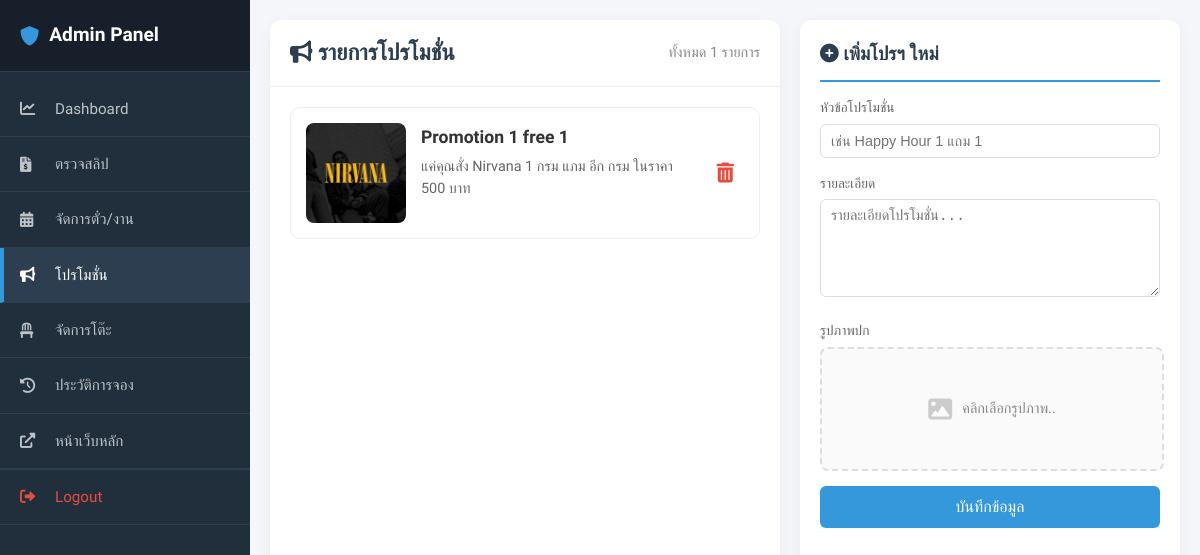
The page /admin/manage_promotions.php (signed in) on the database its author committed.
### tables this page shows
CREATE TABLE `promotions` (
  `id` int(11) NOT NULL,
  `title` varchar(100) NOT NULL,
  `details` text DEFAULT NULL,
  `image_url` varchar(255) DEFAULT NULL,
  `created_at` timestamp NOT NULL DEFAULT current_timestamp()
);

### admin/manage_promotions.php (the view, shortened to what this page needs)
<?php
require '../db.php';
?>
<!DOCTYPE html>
<html lang="th">
<head>
    <link rel="stylesheet" href="../style.css">
    <link rel="stylesheet" href="https://cdnjs.cloudflare.com/ajax/libs/font-awesome/6.0.0/css/all.min.css">
</head>
<body>
    <div class="admin-layout">
        <?php require 'sidebar.php'; ?>
        <div class="main-content">
            <div class="list-section">
                <div class="list-header">
                    <h2 style="margin:0; font-size:1.4rem; color:#2c3e50;"><i class="fas fa-bullhorn"></i> รายการโปรโมชั่น</h2>
                    <span style="font-size:0.9rem; color:#888;">ทั้งหมด <?= $pdo->query("SELECT count(*) FROM promotions")->fetchColumn() ?> รายการ</span>
                </div>
                <div class="list-container">
                    <?php
                    $stmt = $pdo->query("SELECT * FROM promotions ORDER BY id DESC");
                    while ($row = $stmt->fetch()):
                        $img = $row['image_url'] ? "../" . $row['image_url'] : "https://via.placeholder.com/80";
                    ?>
                        <div class="promo-item">
                            <img src="<?= $img ?>" class="promo-img">
                            <div style="flex:1;">
                                <h4 style="margin:0 0 5px; font-size:1.1rem; color:#333;"><?= $row['title'] ?></h4>
                                <p style="margin:0; color:#666; font-size:0.9rem; line-height:1.5;"><?= $row['details'] ?></p>
                            </div>
                            <a href="?delete=<?= $row['id'] ?>" onclick="return confirm('ยืนยันการลบ?')" style="color:#e74c3c; align-self:center; padding:10px;">
                                <i class="fas fa-trash-alt fa-lg"></i>
                            </a>
                        </div>
                    <?php endwhile; ?>
                </div>
            </div>
            <div class="form-section">
                <h3><i class="fas fa-plus-circle"></i> เพิ่มโปรฯ ใหม่</h3>
                <form method="post" enctype="multipart/form-data">
                    <label>หัวข้อโปรโมชั่น</label>
                    <input type="text" name="title" required placeholder="เช่น Happy Hour 1 แถม 1">
                    <label>รายละเอียด</label>
                    <textarea name="details" rows="5" placeholder="รายละเอียดโปรโมชั่น..."></textarea>
                    <label>รูปภาพปก</label>
                    <label class="upload-box" for="promo_img">
                        <i class="fas fa-image"></i>
                        <span>คลิกเลือกรูปภาพ..</span>
                    </label>
                    <button type="submit" name="add_promo" class="btn">บันทึกข้อมูล</button>
                </form>
            </div>
        </div>
    </div>
</body>
</html>

### style.css (style rules this page uses)
:root { --primary: #222; --accent: #d35400; --bg: #f9f9f9; --white: #ffffff; --shadow: 0 4px 20px rgba(0, 0, 0, 0.05); }
body { font-family: 'Kanit', sans-serif; background-color: var(--bg); margin: 0; color: #333; line-height: 1.6; }

### admin/manage_promotions.php (style rules this page uses)
body { margin: 0; background-color: #f4f6f9; font-family: 'Kanit', sans-serif; overflow: hidden; height: 100vh; }
.admin-layout { display: flex; height: 100vh; }
.main-content { flex: 1; padding: 20px; display: flex; gap: 20px; height: calc(100vh - 40px); box-sizing: border-box; }
.list-section { flex: 6; background: #fff; border-radius: 12px; box-shadow: 0 4px 15px rgba(0, 0, 0, 0.05); display: flex; flex-direction: column; overflow: hidden; }
.list-header { padding: 15px 20px; border-bottom: 1px solid #eee; display: flex; justify-content: space-between; align-items: center; background: #fff; }
.list-container { flex: 1; overflow-y: auto; padding: 20px; }
.promo-item { display: flex; gap: 15px; border: 1px solid #eee; border-radius: 10px; padding: 15px; margin-bottom: 15px; transition: all 0.3s; background: #fff; }
.promo-img { width: 100px; height: 100px; object-fit: cover; border-radius: 8px; }
.form-section { flex: 4; background: #fff; border-radius: 12px; box-shadow: 0 4px 15px rgba(0, 0, 0, 0.05); padding: 20px; overflow-y: auto; display: flex; flex-direction: column; }
.form-section h3 { margin-top: 0; margin-bottom: 15px; color: #2c3e50; border-bottom: 2px solid #3498db; padding-bottom: 10px; display: inline-block; }
label { display: block; margin-bottom: 5px; font-size: 0.85rem; color: #666; font-weight: 500; }
input[type="text"], textarea { width: 100%; padding: 8px 10px; margin-bottom: 15px; border: 1px solid #ddd; border-radius: 6px; box-sizing: border-box; font-size: 0.9rem; }
.btn { background: #3498db; color: white; padding: 12px; border: none; border-radius: 6px; cursor: pointer; width: 100%; font-size: 1rem; transition: background 0.3s; }
.upload-box { width: 100%; height: 120px; border: 2px dashed #ddd; border-radius: 8px; display: flex; align-items: center; justify-content: center; cursor: pointer; position: relative; overflow: hidden; transition: all 0.3s ease; margin-bottom: 15px; background: #fafafa; flex-direction: row; gap: 10px; }
.upload-box i { font-size: 1.5rem; color: #ccc; }
.upload-box span { font-size: 0.9rem; color: #888; }

### rows shown on the page
promotions: image_url (picture), title "Promotion 1 free 1", details "แค่คุณสั่ง Nirvana 1 กรม แภม อีก กรม ในราคา 500 บาท"

### other values the page prints
$pdo->query("SELECT count(*) FROM promotions")->fetchColumn() "1"
